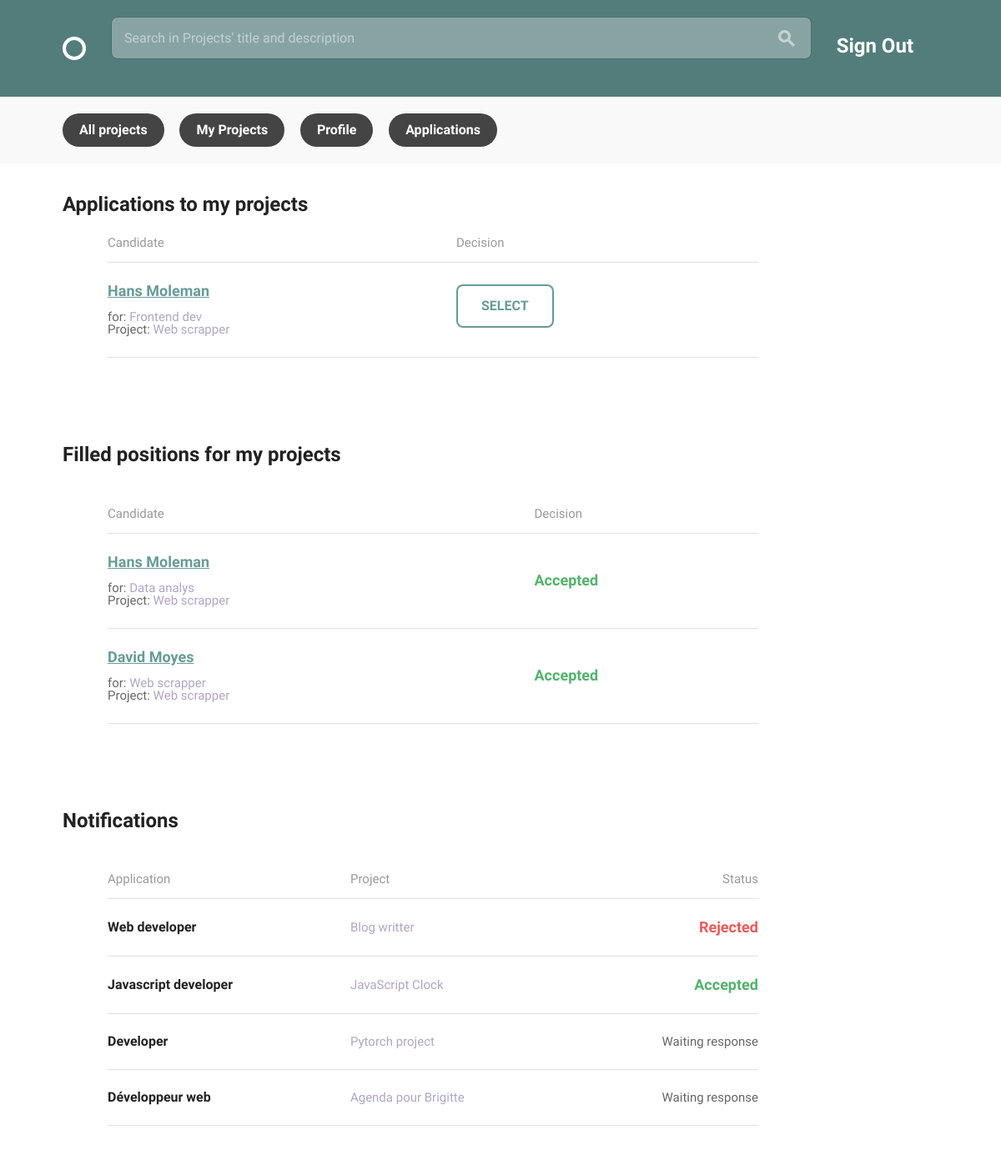
/teams/applications/ (signed in), run on the app's committed database.
### teams/models.py (models this page shows, shortened)
class Application(models.Model):
    project = models.ForeignKey('Project', on_delete=models.CASCADE)
    candidate = models.ForeignKey('Profile', on_delete=models.CASCADE)
    position = models.ForeignKey('Position', on_delete=models.CASCADE)
    status = models.CharField(default='Waiting response', max_length=18)

class Profile(models.Model):
    user = models.OneToOneField(User, on_delete=models.CASCADE, unique=True)
    fullname = models.CharField(max_length=200, null=True)
    bio = models.TextField(max_length=700, blank=True)
    avatar = models.ImageField(upload_to='images/', null=True, blank=True)
    skills = models.ManyToManyField('Skill', blank=True)
    def __str__(self):
        return self.fullname

class Position(models.Model):
    name = models.CharField(max_length=150, blank=False)
    description = models.CharField(max_length=400, blank=False)
    related_skill = models.ForeignKey('Skill', on_delete=models.CASCADE)
    available = models.BooleanField(default=True)
    project = models.ForeignKey('Project', on_delete=models.CASCADE)
    def __str__(self):
        return self.name

class Project(models.Model):
    creator = models.ForeignKey('Profile', on_delete=models.CASCADE)
    title = models.CharField(max_length=150, null=False, unique=True)
    description = models.TextField(max_length=700, blank=True)
    timeline = models.CharField(max_length=25, null=False)
    requirements = models.TextField(max_length=300, null=False)
    finished = models.BooleanField(default=False)
    def __str__(self):
        return self.title

### teams/views.py (the view)
@login_required
def applications(request):
    my_candidatures = models.Application.objects.filter(
        candidate_id=request.user.profile).order_by('position')
    applications = models.Application.objects.filter(
        project_id__creator=request.user.profile).order_by('position')
    return render(
        request, 'applications.html', {
        'applications': applications, 'my_candidatures':my_candidatures,
        }
    )

### teams/templates/applications.html (shortened to what this page needs)
{% extends "layout.html" %}
{% load static %}
{% block content %}
<div class="bounds circle--page">
  <div  class="circle--fluid--cell circle--fluid--primary">
    <h2>Applications to my projects</h2>
  </div>
  <div class="grid-75 grid-push-5">
    <table class="circle--table u-full-width">
      <thead>
        <tr>
          <th>Candidate</th>
          <th class="circle--cell--right align-center">Decision</th>
        </tr>
      </thead>
    <tbody>
      {% for application in applications %}
        {% if application.position.available %}
          {% if application.status == 'Waiting response' %}
          <tr class="row" data-href="project.html">
            <td>
              <h3>
                <a href="{% url 'teams:creator_profile' pk=application.candidate.pk %}">
                {{ application.candidate  }}
                </a>
              </h3><br>
              for: <span class="secondary-label">{{ application.position }}</span><br>
              Project: <span class="secondary-label">{{ application.project }}</span>
            </td>
            <td><a class="button" href="{% url 'teams:application_decision' pk=application.pk %}">SELECT</a></td>
          </tr>
          {% endif %}
        {% endif %}
      {% endfor %}
    </tbody>
    </table>
  </div>
  <div class="grid-100">
  </div>
  <div  class="grid-100 circle--fluid--cell circle--fluid--primary">
    <h2>Filled positions for my projects</h2><br>
  </div>
  <div class="grid-75 grid-push-5">
    <table class="circle--table u-full-width">
      <thead>
        <tr>
          <th>Candidate</th>
          <th class="circle--cell--right align-center">Decision</th>
        </tr>
      </thead>
    <tbody>
      {% for application in applications %}
        {% if application.status == 'Accepted' %}
            <tr class="row" data-href="project.html">
              <td>
                <h3>
                  <a href="{% url 'teams:creator_profile' pk=application.candidate.pk %}">
                  {{ application.candidate  }}
                  </a>
                </h3><br>
                for: <span class="secondary-label">{{ application.position }}</span><br>
                Project: <span class="secondary-label">{{ application.project }}</span>
              </td>
              <td><h3 class='positive'>{{ application.status }}</h3></td>
            </tr>
        {% endif %}
      {% endfor %}
    </tbody>
    </table>
  </div>
  <div class="grid-100">
  </div>
  <div class="grid-100 circle--fluid--cell circle--fluid--primary">
    <h2>Notifications</h2><br>
  </div>
  <div class="grid-75 grid-push-5">
    <table class="circle--table u-full-width">
      <thead>
        <tr>
          <th>Application</th>
          <th class="circle--cell--right align-center">Project</th>
          <th class="circle--cell--right align-right">Status</th>
        </tr>
      </thead>
    <tbody>
      {% for candidature in my_candidatures %}
      <tr class="row" data-href="project.html">
        <td><h4>{{ candidature.position }}</h4></td>
        <td class="circle--cell--right align-center">
          <span class="secondary-label">{{ candidature.project }}</span>
        </td>
        {% if candidature.status == 'Accepted' %}
          <td class="circle--cell--right align-right"><h3 class='positive'>{{ candidature.status }}</h3><td>
        {% elif candidature.status == 'Rejected' %}
          <td class="circle--cell--right align-right"><h3 class='negative'>{{ candidature.status }}</h3><td>
        {% else %}
          <td class="circle--cell--right align-right">{{ candidature.status }}<td>
        {% endif %}
      </tr>
      {% endfor %}
    </tbody>
    </table>
  </div>
</div>
{% endblock %}

### assets/css/global.css (style rules this page uses)
html { font-family: sans-serif; -ms-text-size-adjust: 100%; -webkit-text-size-adjust: 100%; }
body { margin: 0; }
a { background-color: transparent; }
table { border-collapse: collapse; border-spacing: 0; }
td, th { padding: 0; }
html { font-size: 62.5%; }
body { font-size: 1.5em; line-height: 1.6; font-weight: 400; font-family: "Cousine"; color: #666; }
.bounds { max-width: 1080px; margin: 0 auto; }
.grid, .grid-5, .grid-10, .grid-15, .grid-20, .grid-25, .grid-30, .grid-33, .grid-35, .grid-40, .grid-45, .grid-50, .grid-55, .grid-60, .grid-65, .grid-66, .grid-70, .grid-75, .grid-80, .grid-90, .grid-95, .grid-100 { float: left; box-sizing: border-box; position: relative; }
.grid-push-5 { left: 5%; }
.grid-75 { width: 75%; padding: 0 15px; }
.grid-100 { width: 100%; padding: 0 15px; }
h1, h2, h3, h4, h5, h6 { margin-top: 0; margin-bottom: 2rem; font-weight: bold; font-family: "Work Sans", sans-serif; color: #222; }
h2 { font-size: 2.4rem; }
h3 { font-size: 1.8rem; }
h4 { font-size: 1.6rem; }
@media (min-width: 550px) { h2 { font-size: 2.4rem; } }
@media (min-width: 550px) { h3 { font-size: 1.8rem; } }
@media (min-width: 550px) { h4 { font-size: 1.6rem; } }
a { color: #689b98; -webkit-transition: color 0.2s; -moz-transition: color 0.2s; -ms-transition: color 0.2s; -o-transition: color 0.2s; transition: color 0.2s; }
.button, button, input[type="submit"], input[type="reset"], input[type="button"] { font-family: "Work Sans", sans-serif; font-size: 1.6rem; padding: 18px 30px; border: 0; margin-right: 10px; border-radius: 8px; font-weight: bold; display: inline-block; white-space: nowrap; box-sizing: border-box; line-height: 1; text-decoration: none; color: #689b98; background: none; box-shadow: 0 0 0 2px #689b98 inset; position: relative; -webkit-transition: 0.2s; -moz-transition: 0.2s; -ms-transition: 0.2s; -o-transition: 0.2s; transition: 0.2s; }
.button { cursor: pointer; }
th, td { padding: 15px; text-align: left; border-bottom: 1px solid #e1e1e1; }
th:first-child, td:first-child { padding-left: 0; }
th:last-child, td:last-child { padding-right: 0; }
th { color: #999; font-weight: normal; }
button, .button { margin-bottom: 1rem; }
pre, blockquote, dl, figure, table, p, ul, ol, form { margin-bottom: 2.5rem; }
.align-right { text-align: right; }
.positive { color: #54b26c; }
.negative { color: #ed5a5a; }
.secondary-label { color: #b1a5c4; }
.circle--table { width: 100%; }
.circle--table h1, .circle--table h2, .circle--table h3, .circle--table h4, .circle--table h5, .circle--table h6 { margin: 0; }
.circle--table th, .circle--table td { line-height: 1; }
.circle--table th { padding: 0 0 15px 0; }
.circle--table td { padding: 25px 0; }
.circle--fluid--cell { display: table-cell; padding: 0 15px; vertical-align: middle; box-sizing: border-box; }
.circle--fluid--primary { width: 100%; }
.circle--page { margin-bottom: 100px; }
.circle--page:before, .circle--page:after { content: " "; display: table; }
.circle--page:after { clear: both; }

### data on the page
Application: candidate "Hans Moleman", position "Frontend dev", project "Web scrapper"
Application: candidate "Hans Moleman", position "Data analys", project "Web scrapper", status "Accepted"
Application: candidate "David Moyes", position "Web scrapper", project "Web scrapper", status "Accepted"
Application: position "Web developer", project "Blog writter", status "Rejected"
Application: position "Javascript developer", project "JavaScript Clock", status "Accepted"
Application: position "Developer", project "Pytorch project", status "Waiting response"
Application: position "Développeur web", project "Agenda pour Brigitte", status "Waiting response"
